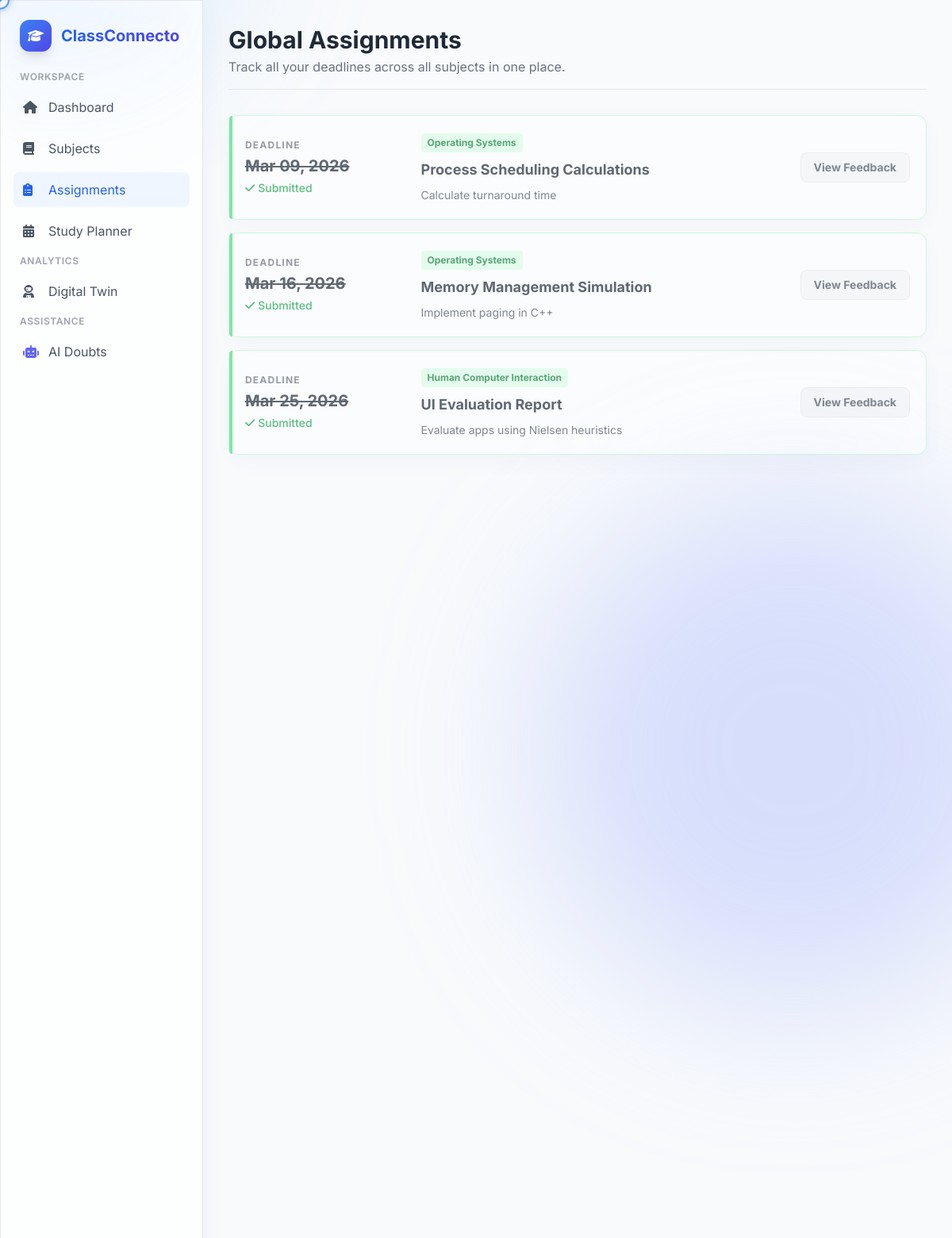
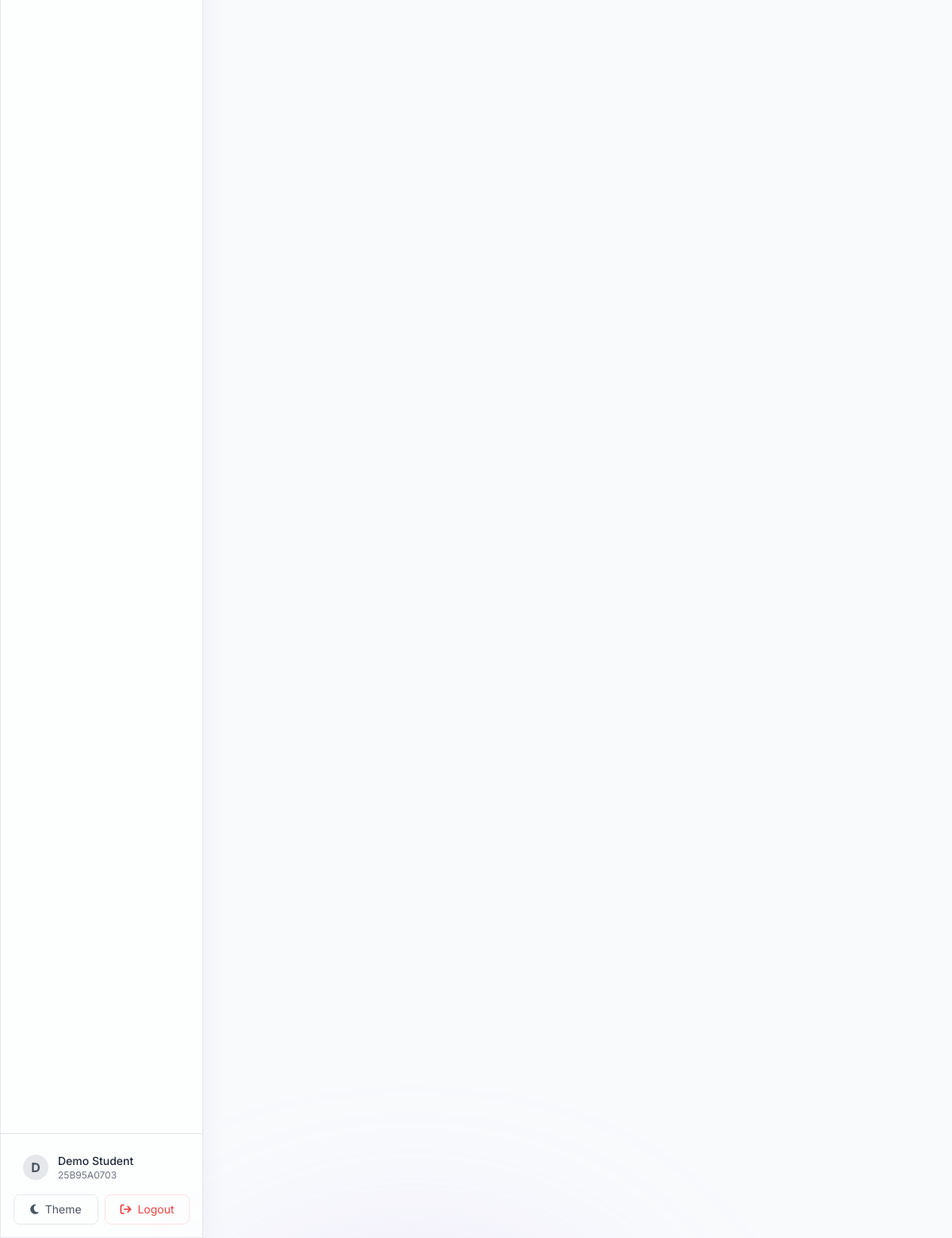
/assignments.php (signed in), run on the app's committed database (2 pictures, top to bottom).
### tables this page shows
CREATE TABLE `assignments` (
  `id` int(11) NOT NULL AUTO_INCREMENT,
  `subject_id` int(11) NOT NULL,
  `title` varchar(200) NOT NULL,
  `description` text DEFAULT NULL,
  `deadline` datetime NOT NULL,
  `created_at` timestamp NOT NULL DEFAULT current_timestamp(),
  `file_path` varchar(500) DEFAULT '#',
  PRIMARY KEY (`id`),
  KEY `subject_id` (`subject_id`),
  CONSTRAINT `assignments_ibfk_1` FOREIGN KEY (`subject_id`) REFERENCES `subjects` (`id`) ON DELETE CASCADE
);

CREATE TABLE `subjects` (
  `id` int(11) NOT NULL AUTO_INCREMENT,
  `name` varchar(100) NOT NULL,
  `code` varchar(20) NOT NULL,
  `type` enum('theory','lab') DEFAULT 'theory',
  `theory_subject_id` int(11) DEFAULT NULL,
  `created_at` timestamp NOT NULL DEFAULT current_timestamp(),
  PRIMARY KEY (`id`),
  KEY `theory_subject_id` (`theory_subject_id`),
  CONSTRAINT `subjects_ibfk_1` FOREIGN KEY (`theory_subject_id`) REFERENCES `subjects` (`id`) ON DELETE SET NULL
);

### assignments.php (the view, shortened to what this page needs)
<?php
require_once 'db/connection.php';
$stmt = $pdo->prepare("
    SELECT a.*, s.name as subject_name, s.code, DATEDIFF(a.deadline, NOW()) as days_left
    FROM assignments a
    JOIN subjects s ON a.subject_id = s.id
    ORDER BY a.deadline ASC
");
$stmt->execute();
$assignments = $stmt->fetchAll();
?>
<!DOCTYPE html>
<html lang="en">
<head>
    <script src="https://cdn.tailwindcss.com"></script>
    <link rel="stylesheet" href="assets/css/style.css">
    <link rel="stylesheet" href="https://cdnjs.cloudflare.com/ajax/libs/font-awesome/6.4.0/css/all.min.css">
</head>
<body class="flex  transition-colors duration-300">
    <?php include 'components/background.php'; ?>
    <?php include 'components/sidebar.php'; ?>
    <main class="ml-64 flex-1 h-screen overflow-y-auto w-full p-8 relative">
        <header class="mb-8 border-b border-gray-200 dark:border-gray-700 pb-4">
            <h1 class="text-3xl font-bold text-gray-800 dark:text-white">Global Assignments</h1>
            <p class="text-gray-500 dark:text-gray-400 mt-1">Track all your deadlines across all subjects in one place.</p>
        </header>
         <div class="space-y-4 max-w-4xl">
            <?php foreach($assignments as $assignment):
                $days_left = $assignment['days_left'];
                if($days_left < 0) {
                    $color = 'green';
                    $statusText = '<i class="fa-solid fa-check"></i> Submitted';
                    $opacity = 'opacity-70';
                    $titleClass = 'line-through';
                    $btnText = 'View Feedback';
                } else if($days_left <= 3) {
                    $color = 'red';
                    $statusText = '<i class="fa-solid fa-clock"></i> '.$days_left.' Days Left';
                    $opacity = '';
                    $titleClass = '';
                    $btnText = 'Submit Now';
                } else {
                    $color = 'blue';
                    $statusText = '<i class="fa-solid fa-calendar"></i> '.$days_left.' Days Left';
                    $opacity = '';
                    $titleClass = '';
                    $btnText = 'View in Workspace';
                }
            ?>
            <div class="glass p-5 rounded-xl border border-<?= $color ?>-200 dark:border-<?= $color ?>-900/50 flex flex-col md:flex-row gap-6 relative <?= $opacity ?> group transition-all hover:-translate-y-1 hover:shadow-md">
                 <div class="absolute left-0 top-0 bottom-0 w-1 bg-<?= $color ?>-400 rounded-l-xl"></div>
                 <div class="md:w-1/4 flex flex-col justify-center">
                      <p class="text-xs font-bold text-gray-500 uppercase tracking-widest mb-1">DEADLINE</p>
                      <p class="text-xl font-bold text-gray-800 dark:text-white <?= $titleClass ?>"><?= date('M d, Y', strtotime($assignment['deadline'])) ?></p>
                      <p class="text-sm text-<?= $color ?>-600 font-medium flex items-center gap-1 mt-1"><?= $statusText ?></p>
                 </div>
                 <div class="md:w-2/4">
                     <span class="bg-<?= $color ?>-100 text-<?= $color ?>-700 text-xs px-2 py-1 rounded font-bold mb-2 inline-block"><?= htmlspecialchars($assignment['subject_name']) ?></span>
                     <h3 class="text-lg font-bold text-gray-800 dark:text-white"><?= htmlspecialchars($assignment['title']) ?></h3>
                     <p class="text-sm text-gray-600 dark:text-gray-400 mt-2"><?= htmlspecialchars($assignment['description']) ?></p>
                 </div>
                 <div class="md:w-1/4 flex items-center justify-end">
                      <a href="subject.php?id=<?= $assignment['code'] ?>&tab=assignments" class="<?= $days_left < 0 ? 'bg-gray-100 dark:bg-gray-800 text-gray-600 dark:text-gray-300 border border-gray-200 dark:border-gray-700 hover:bg-gray-200 dark:hover:bg-gray-700 font-bold px-4 py-2 rounded-lg text-sm transition-colors' : 'btn-primary text-sm shadow-sm' ?>">
                          <?= $btnText ?>
                      </a>
                 </div>
            </div>
            <?php endforeach; ?>
        </div>
    </main>
</body>
</html>

### assets/css/style.css (style rules this page uses)
:root { --bg-light: #f8fafc; --bg-dark: #0f172a; --card-light: rgba(255, 255, 255, 0.7); --card-dark: rgba(30, 41, 59, 0.7); --border-light: rgba(255, 255, 255, 0.2); --border-dark: rgba(255, 255, 255, 0.05); }
body { font-family: 'Inter', sans-serif; background-color: var(--bg-light); color: #1e293b; transition: background-color 0.3s ease, color 0.3s ease; overflow-x: hidden; animation: fadeIn 0.6s ease-out forwards; }
*, *::before, *::after { cursor: none !important; }
.glass { background: var(--card-light); backdrop-filter: blur(12px); -webkit-backdrop-filter: blur(12px); border: 1px solid var(--border-light); box-shadow: 0 8px 32px 0 rgba(31, 38, 135, 0.05); }
html { background-color: #f8fafc; }
body { background: transparent !important; }

### data on the page
assignments: deadline "Mar 09, 2026", subject.name "Operating Systems", title "Process Scheduling Calculations", description "Calculate turnaround time", btnText "View Feedback"
assignments: deadline "Mar 16, 2026", subject.name "Operating Systems", title "Memory Management Simulation", description "Implement paging in C++", btnText "View Feedback"
assignments: deadline "Mar 25, 2026", subject.name "Human Computer Interaction", title "UI Evaluation Report", description "Evaluate apps using Nielsen heuristics", btnText "View Feedback"

### other printed values
substr($_SESSION['full_name'] ?? 'U', 0, 1) "D"
$_SESSION['full_name'] "Demo Student"
$_SESSION['reg_number'] "25B95A0703"
